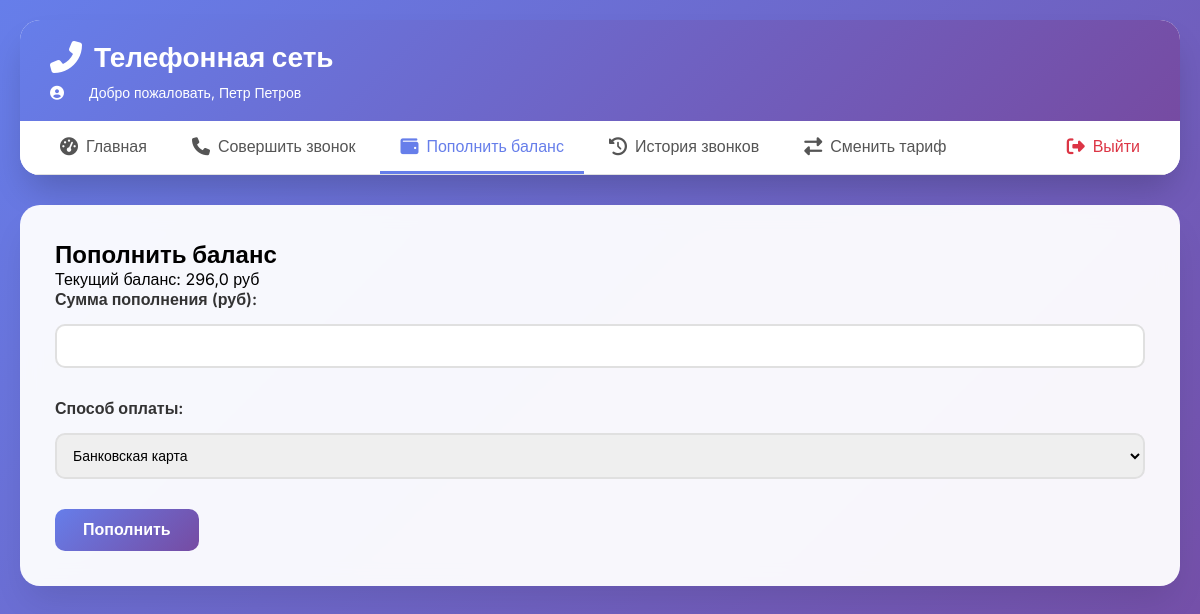
The page /topup/ (signed in) on the database as committed earlier.
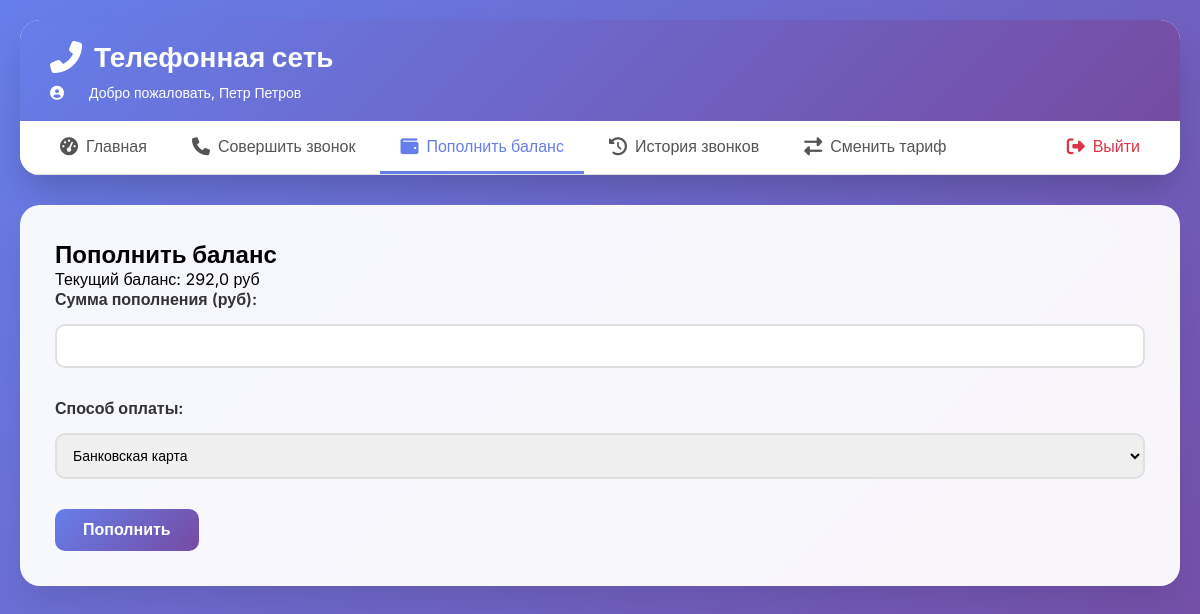
The same page on the database as committed later.
### billing/models.py (models this page shows, shortened)
class Client(models.Model):
    name = models.CharField(max_length=100)
    balance = models.FloatField(default=0.0)
    tariff = models.ForeignKey(Tariff, on_delete=models.SET_NULL, null=True)
    username = models.CharField(max_length=50, unique=True, default='user')
    password = models.CharField(max_length=128, default='password')
    is_admin = models.BooleanField(default=False)
    class Meta:
        db_table = 'clients'

### billing/views.py (the view, shortened to what this page needs)
# urls.py: path('topup/', views.topup_balance, name='topup'),
def topup_balance(request):
    if 'client_id' not in request.session:
        return redirect('login')
    client = Client.objects.get(id=request.session['client_id'])
    return render(request, 'billing/topup.html', {'balance': client.balance, 'client_name': client.name})

### billing/templates/billing/topup.html (shortened to what this page needs)
{% extends 'billing/base.html' %} {% block content %}
<h2>Пополнить баланс</h2>
<p>Текущий баланс: <span class="balance">{{ balance }} руб</span></p>
<form method="post">
  <div class="form-group">
    <label>Сумма пополнения (руб):</label>
    <input type="number" name="amount" min="1" step="0.01" required />
  </div>
  <div class="form-group">
    <label>Способ оплаты:</label>
    <select>
      <option>Банковская карта</option>
    </select>
  </div>
  <button type="submit">Пополнить</button>
</form>
{% endblock %}

### billing/templates/billing/base.html (shortened to what this page needs)
<!doctype html>
<html lang="ru">
  <head>
    <link
      rel="stylesheet"
      href="https://cdnjs.cloudflare.com/ajax/libs/font-awesome/6.4.0/css/all.min.css"
    />
  </head>
  <body>
    <div class="container">
      <div class="header">
        <div class="header-top">
          <h1>
            <i class="fas fa-phone-alt"></i>
            Телефонная сеть
          </h1>
          {% if request.session.client_id %}
          <div class="user-info">
            <i class="fas fa-user-circle"></i>
            <span
              >Добро пожаловать, {{ client_name|default:"Пользователь" }}</span
            >
          </div>
          {% endif %}
        </div>
        {% if request.session.client_id %}
        <div class="nav-menu">
          <a
            href="{% url 'dashboard' %}"
            class="{% if request.resolver_match.url_name == 'dashboard' %}active{% endif %}"
          >
            <i class="fas fa-tachometer-alt"></i> Главная
          </a>
          <a
            href="{% url 'make_call' %}"
            class="{% if request.resolver_match.url_name == 'make_call' %}active{% endif %}"
          >
            <i class="fas fa-phone"></i> Совершить звонок
          </a>
          <a
            href="{% url 'topup' %}"
            class="{% if request.resolver_match.url_name == 'topup' %}active{% endif %}"
          >
            <i class="fas fa-wallet"></i> Пополнить баланс
          </a>
          <a
            href="{% url 'history' %}"
            class="{% if request.resolver_match.url_name == 'history' %}active{% endif %}"
          >
            <i class="fas fa-history"></i> История звонков
          </a>
          <a
            href="{% url 'change_tariff' %}"
            class="{% if request.resolver_match.url_name == 'change_tariff' %}active{% endif %}"
          >
            <i class="fas fa-exchange-alt"></i> Сменить тариф
          </a>
          <a href="{% url 'logout' %}" class="logout-link">
            <i class="fas fa-sign-out-alt"></i> Выйти
          </a>
        </div>
        {% endif %}
      </div>
      <div class="content">{% block content %}{% endblock %}</div>
    </div>
  </body>
</html>

Rows that differ between the two databases and show on the page:
changed Client "Петр Петров": balance "296,0" → "292,0"
